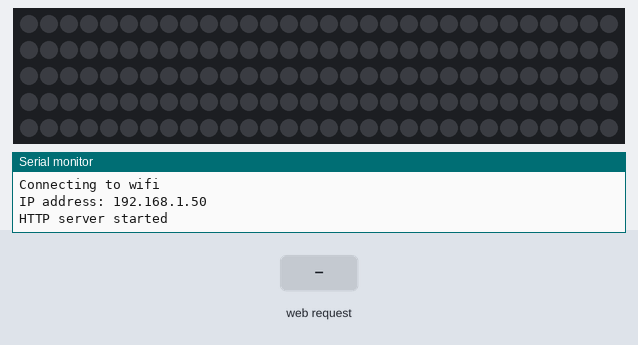
This sketch was run on a simulated ESP8266 (NodeMCU). On the bench: 150 RGB LEDs in strip order, left to right, continuing on the next row, the last lines printed to the serial monitor. The inputs (shaded band) are chosen by the test bench. Dim RGB values are drawn brighter than linear; WiFi joins after 1.5 s; servers stay silent unless stated.

Above: at 2.7 s.
2.8 s: HTTP request GET /bright received
At 3.7 s:
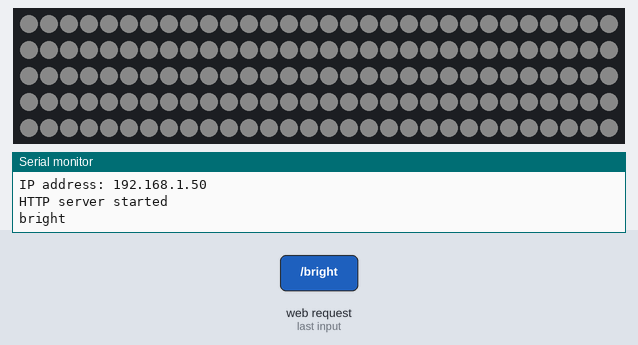
4.3 s: HTTP request GET /red received
5.8 s: HTTP request GET /green received
7.3 s: HTTP request GET /set received
8.8 s: HTTP request GET /red?p=1 received
At 9.5 s:
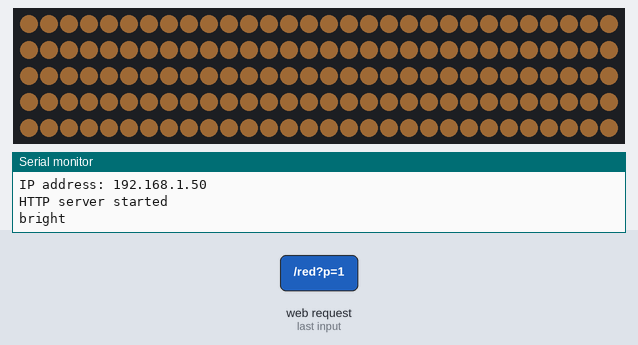
10.3 s: HTTP request GET /green?p=1 received
Timing chart, 0 to 12.8 s (numbered marks = the images above; inputs shaded):
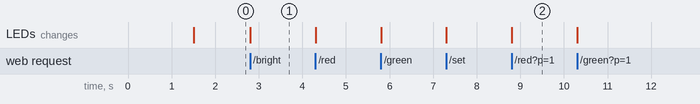

Measured:
- after the input at 2.8 s, the LEDs: change at once (image 1)
- after the input at 8.8 s, the LEDs: change at once (image 2)

The sketch:

OTA_solid.ino
```cpp
// /* Create a WiFi access point and provide a web server on it. */

#include <ESP8266WiFi.h>
#include <ESP8266WebServer.h>
#include <ESP8266mDNS.h>
#include <WiFiUdp.h>
#include <ArduinoOTA.h>

#include <NeoPixelBus.h>
#include <NeoPixelAnimator.h>

const char *ssid = "Fire Alarm";
const char *password = "connectme";

const uint16_t PixelCount = 150; // make sure to set this to the number of pixels in your strip
const uint16_t PixelPin = 2;     // make sure to set this to the correct pin, ignored for Esp8266

NeoPixelBus<NeoGrbFeature, NeoEsp8266Uart800KbpsMethod> strip(PixelCount, PixelPin);

int red = 0;
int green = 0;
int blue = 0;

ESP8266WebServer server(80);

/* Just a little test message.  Go to http://192.168.4.1 in a web browser
   connected to this access point to see it.
*/
void handleRoot()
{
  server.send(200, "text/html", "<h1>I work</h1>");
}

void setPixel()
{
  String sp = server.arg("p");
  String sr = server.arg("r");
  String sg = server.arg("g");
  String sb = server.arg("b");
  String message = "";

  if (sp == "")
  { //Parameter not found

    message = "p Argument not found";
  }
  if (sr == "")
  { //Parameter not found

    message = "sr Argument not found";
  }
  if (sg == "")
  { //Parameter not found

    message = "sg Argument not found";
  }
  if (sb == "")
  { //Parameter not found

    message = "sb Argument not found";
  }

  int p = sp.toInt();
  int r = sr.toInt();
  int g = sg.toInt();
  int b = sb.toInt();
  strip.ClearTo(RgbColor(red, green, blue));
  strip.SetPixelColor(p, RgbColor(r, g, b));

  strip.Show();
  server.send(200, "text / plain", message); //Returns the HTTP response
}

void handleChangeRed()
{
  server.send(200, "text/html", "<h1>light changed</h1>");
  red = red + 10;
  if (red > 255)
  {
    red = 0;
  }
  strip.ClearTo(RgbColor(red, green, blue));
  strip.Show();
}

void handleChangeGreen()
{
  server.send(200, "text/html", "<h1>light changed</h1>");
  green = green + 10;
  if (green > 255)
  {
    green = 0;
  }
  strip.ClearTo(RgbColor(red, green, blue));
  strip.Show();
}

void handleReset()
{
  server.send(200, "text/html", "<h1>light reset</h1>");
  strip.ClearTo(RgbColor(red, green, blue));
  strip.Show();
}

void handleChangeBlue()
{
  server.send(200, "text/html", "<h1>light changed</h1>");
  blue = blue + 10;
  if (blue > 255)
  {
    blue = 0;
  }
  strip.ClearTo(RgbColor(red, green, blue));
  strip.Show();
}

void handleOff()
{
  server.send(200, "text/html", "<h1>lights off</h1>");
  red = 0;
  blue = 0;
  green = 0;
  strip.ClearTo(RgbColor(red, green, blue));
  strip.Show();
}

void handleLight()
{
  server.send(200, "text/html", "<h1>full blast</h1>");
  red = 255;
  blue = 255;
  green = 255;
  strip.ClearTo(RgbColor(red, green, blue));
  strip.Show();
}

void handleDim()
{
  server.send(200, "text/html", "<h1>dimming</h1>");
  red = red - 10;
  blue = blue - 10;
  green = green - 10;

  if (blue < 0)
  {
    blue = 0;
  }

  if (red < 0)
  {
    red = 0;
  }

  if (green < 0)
  {
    green = 0;
  }
  Serial.println("dim");
}

void handleBright()
{
  server.send(200, "text/html", "<h1>brighter</h1>");
  red = red + 10;
  blue = blue + 10;
  green = green + 10;

  if (blue > 255)
  {
    blue = 255;
  }

  if (red > 255)
  {
    red = 255;
  }

  if (green > 255)
  {
    green = 255;
  }
  Serial.println("bright");
  strip.ClearTo(RgbColor(red, green, blue));
  strip.Show();
}
void setup()
{
  Serial.begin(115200);
  while (!Serial)
    ; // wait for serial attach
  Serial.println();
  Serial.println("Connecting to wifi");
  WiFi.mode(WIFI_STA);
  WiFi.begin(ssid, password);
  while (WiFi.waitForConnectResult() != WL_CONNECTED)
  {
    Serial.println("Connection Failed! Rebooting...");
    delay(500000);
    ESP.restart();
  }
  ArduinoOTA.setHostname("lightstrip");

  ArduinoOTA.onStart([]() {
    Serial.println("Start OTA");
  });
  ArduinoOTA.onEnd([]() {
    Serial.println("\nEnd OTA");
  });
  ArduinoOTA.onProgress([](unsigned int progress, unsigned int total) {
    Serial.printf("Progress: %u%%\r", (progress / (total / 100)));
  });
  ArduinoOTA.onError([](ota_error_t error) {
    Serial.printf("Error[%u]: ", error);
    if (error == OTA_AUTH_ERROR)
      Serial.println("Auth Failed");
    else if (error == OTA_BEGIN_ERROR)
      Serial.println("Begin Failed");
    else if (error == OTA_CONNECT_ERROR)
      Serial.println("Connect Failed");
    else if (error == OTA_RECEIVE_ERROR)
      Serial.println("Receive Failed");
    else if (error == OTA_END_ERROR)
      Serial.println("End Failed");
  });
  ArduinoOTA.begin();
  Serial.print("IP address: ");

  Serial.println(WiFi.localIP());

  server.on("/", handleRoot);
  server.on("/red", handleChangeRed);
  server.on("/green", handleChangeGreen);
  server.on("/blue", handleChangeBlue);
  server.on("/dim", handleDim);
  server.on("/bright", handleBright);
  server.on("/off", handleOff);
  server.on("/on", handleLight);
  server.on("/reset", handleReset);
  server.on("/set", setPixel);
  server.begin();
  Serial.println("HTTP server started");
  strip.Begin();
  strip.Show();
}

void loop()
{
  ArduinoOTA.handle();
  server.handleClient();
}
```
